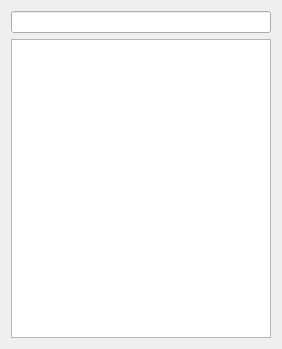
<?xml version="1.0" encoding="UTF-8"?>
<ui version="4.0">
 <class>Dialog</class>
 <widget class="QDialog" name="Dialog">
  <property name="geometry">
   <rect>
    <x>0</x>
    <y>0</y>
    <width>282</width>
    <height>349</height>
   </rect>
  </property>
  <property name="windowTitle">
   <string>Dialog</string>
  </property>
  <layout class="QVBoxLayout" name="verticalLayout">
   <item>
    <widget class="QLineEdit" name="leInput"/>
   </item>
   <item>
    <widget class="QListWidget" name="lwData"/>
   </item>
  </layout>
 </widget>
 <resources/>
 <connections/>
</ui>
